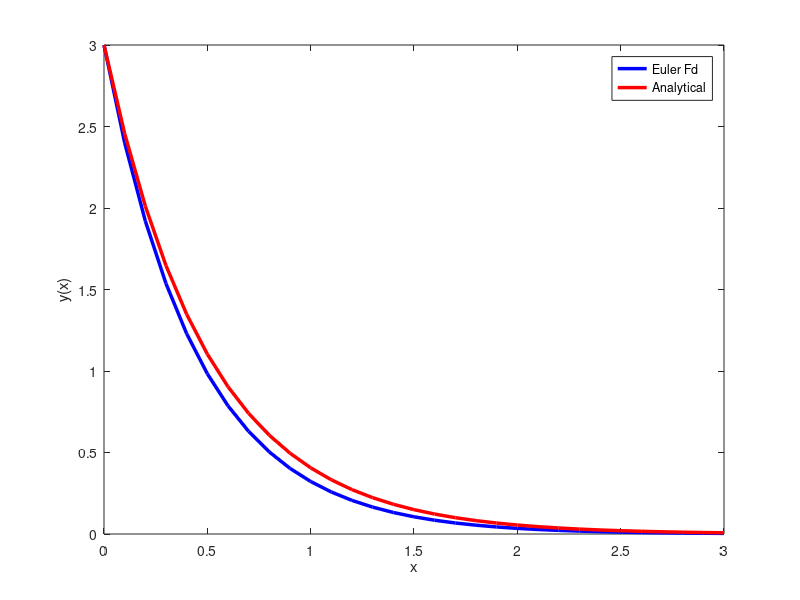

MATLAB code for this plot:
%Use the euler forward difference method to solve the following equation
%and plot it alongside with the analytical result.Let the step size h=0.1
%and number of steps N=30 dy/dx=-2y,y(0)=3
clc 
clear all;
close;
h=0.1;
N=30;
y(1)=3;
for i=1:N
    y(i+1)=y(i)+h*(-2*y(i));
    x(i+1)=i*h;
end
plot(x,y,'b','linewidth',2.5);
hold on;
x=0:h:h*N;
ya=3*exp(-2.*x);
plot(x,ya,'r','linewidth',2.5);
xlabel('x');
ylabel('y(x)');
legend('Euler Fd','Analytical');
